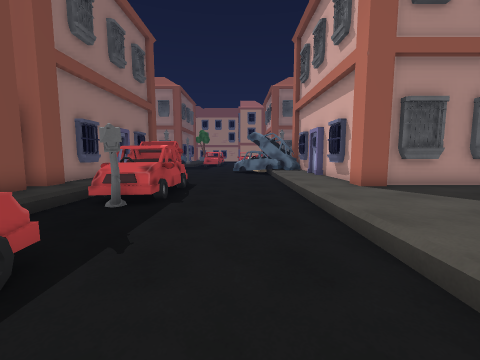
[1] (above)

16 first-person views from a walk through a 3-D level made in the Unity game engine. The camera is 1.4 m above the floor, tilts 6° down and sees 90° across. The floor is counted in squares, 1 m on a side. Each view is taken from the middle of a square. On the plan, view 1 faces up. The plan holds only what a view shows up to about 13 squares ahead; the rest is blank. The place goes on beyond the plan. The player character is not drawn. Some animated figures are not drawn.

[2]
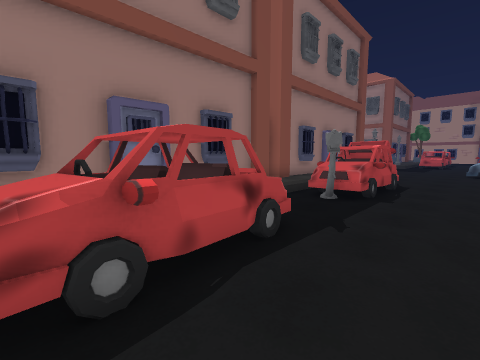

[3]
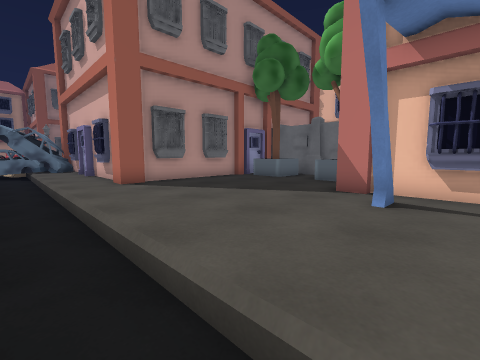

[4]
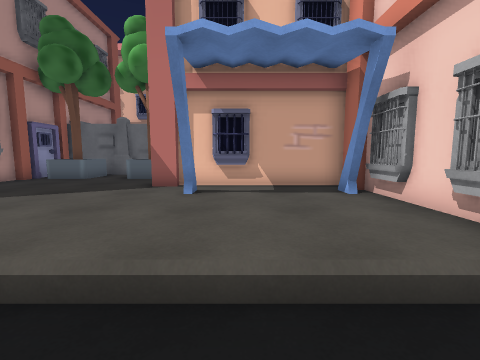

[5]
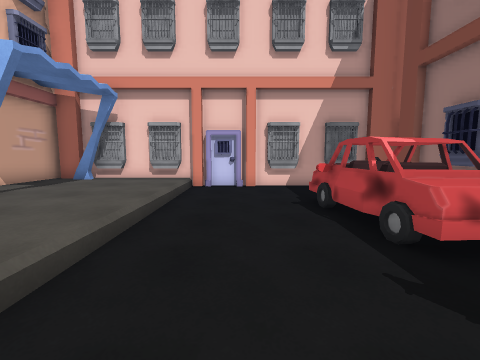

[6]
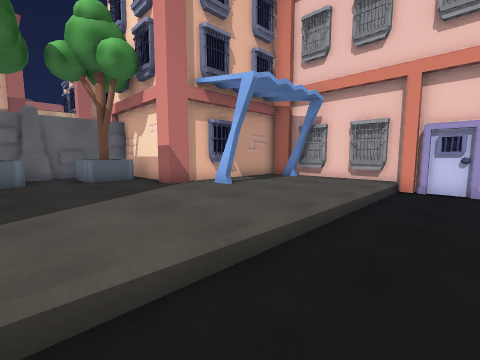

[7]
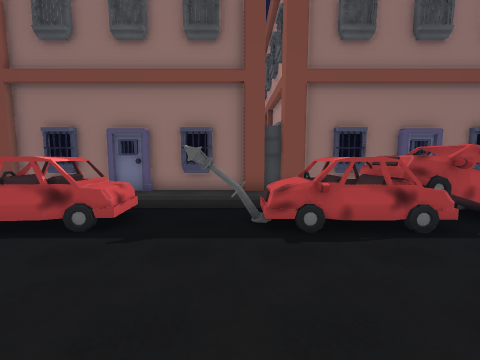

[8]
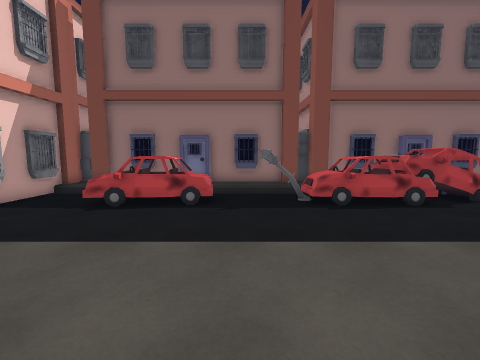

[9]
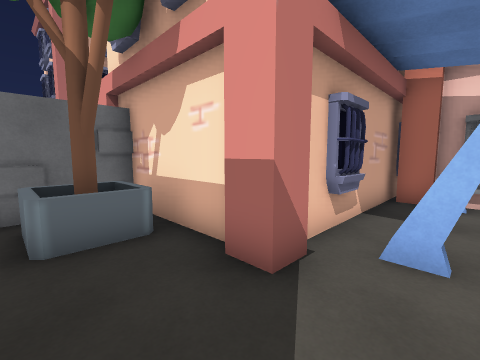

[10]
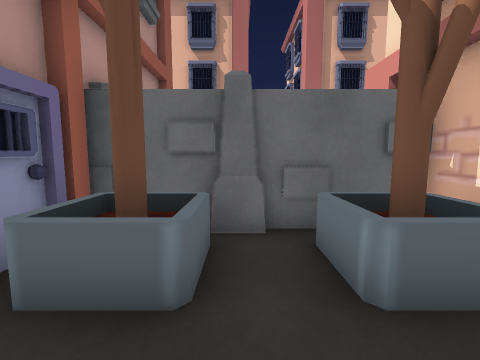

[11]
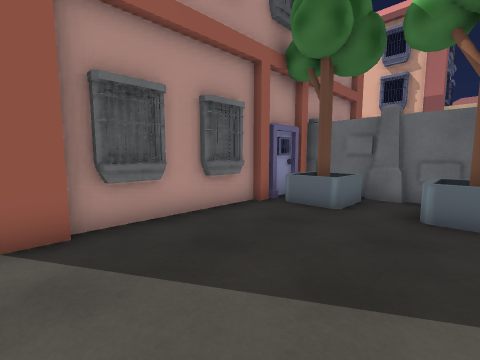

[12]
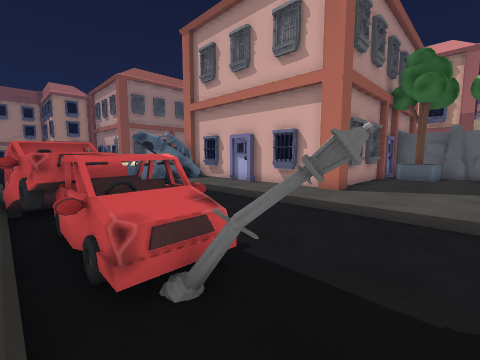

[13]
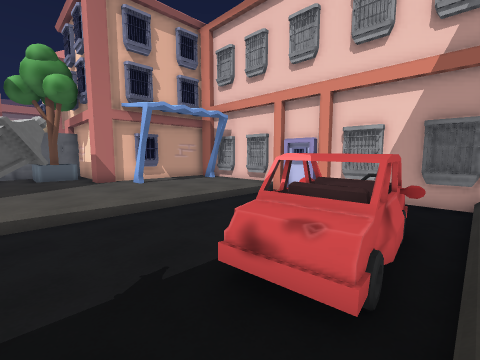

[14]
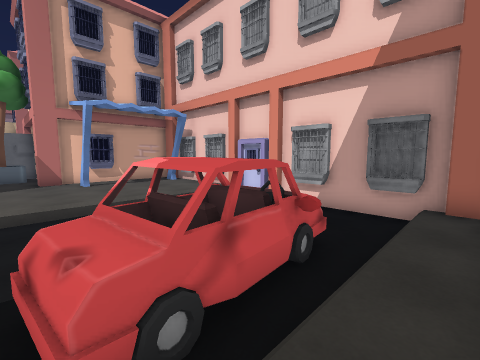

[15]
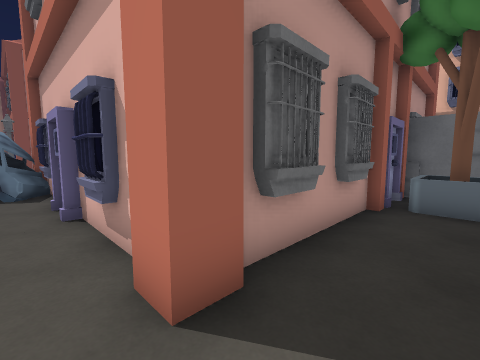

[16]
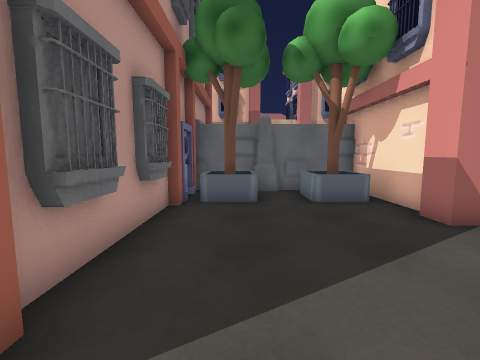

### Floor plan
Key: @ floor where view 1 was taken; # wall or solid block; . main floor; - floor 0.5 m lower than the main floor; / step, stairs or slope; B building; C car; S streetlight; T tree; O other object.
Columns run from 7 left of view 1 to 20 right of it. Each row starts with its distance up from view 1.
 13  BCCC----/.B
 12 #BCCC----/.#
 11 #BCCC----/.#
 10 #B/CCC---/.B
  9 #./CCC---/.#
  8 ##/CCC---/.##B#######
  7 ##/CC----/.......TTT#
  6 #./-S----/.......TTT#
  5 #B/-S----/.........##
  4 #B/------/.......TTT#
  3 #./CC----/.......TTT
  2 #B/CC----/.......BBT#
  1 #B/CCC---/.....######
  0 #./CCC-@-/...OO#           B
 -1 #B/CCC---/.....#           B
 -2 #./------/.....#
 -3 ##/------/.....#
 -4 ##BB-B-BB#BBBB##
 -5  ###############

Positions as (right, up) in squares from view 1, and headings:
1: (0, 0), facing up
2: (0, -1), facing up-left
3: (1, -1), facing up-right
4: (0, -1), facing right
5: (0, 6), facing down
6: (0, 6), facing down-right
7: (3, 6), facing left
8: (6, 4), facing left
9: (6, 4), facing down-right
10: (8, 5), facing right
11: (4, 3), facing up-right
12: (-5, 4), facing up-right
13: (-5, 5), facing down-right
14: (-6, 3), facing down-right
15: (3, 6), facing up-right
16: (3, 6), facing right
